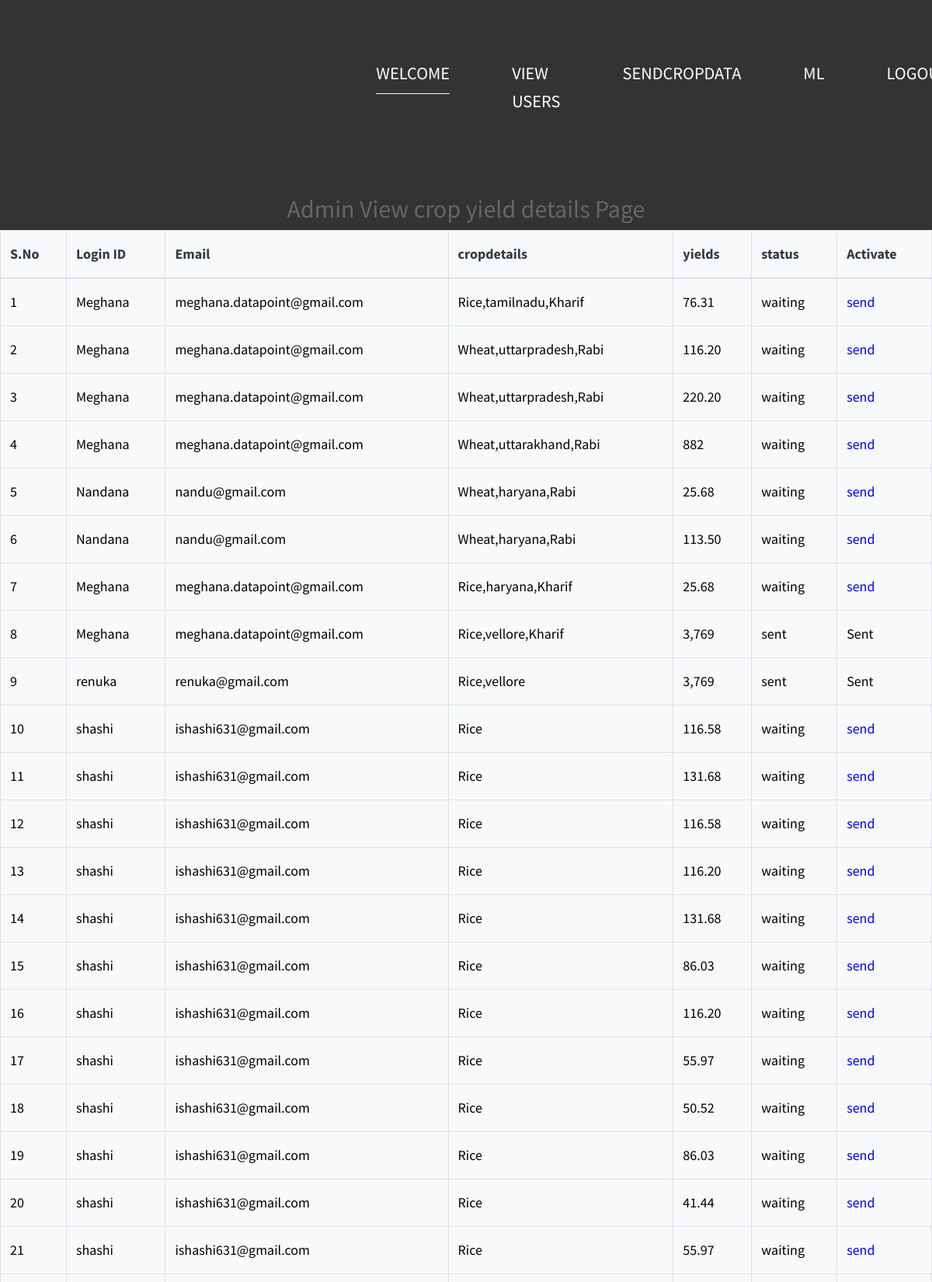
The app's page /Sendcropdata/ (upper part) with its own data.
### users/models.py (models this page shows, shortened)
class cropyieldanalysismodel(models.Model):
    loginid = models.CharField(max_length=100)
    email = models.EmailField()
    cropdetails = models.CharField(max_length=600)
    yields = models.CharField(max_length=250)
    status = models.CharField(max_length=600, default='waiting')
    name = models.CharField(max_length=600, default='notassigned')
    class Meta:
        db_table='cropyielddata'

### admins/views.py (the view)
# urls.py: path('Sendcropdata/', admins.Sendcropdata, name='Sendcropdata'),
def Sendcropdata(request):
    data = cropyieldanalysismodel.objects.all()
    return render(request,'admins/AdminViewcropdetails.html',{'data':data})

### assets/templates/admins/AdminViewcropdetails.html (shortened to what this page needs)
{% extends 'adminbase.html' %}
{% load static %}
{% block contents %}
<div class="tm-welcome-container text-center text-white">
                <div class="tm-welcome-container-inner">
                     <h2>Admin View crop yield details Page</h2>
                     <center>
 <table class="table table-bordered bg-light text-dark">
    <thead>
      <tr>
        <th>S.No</th>
        <th>Login ID</th>
        <th>Email</th>
        <th>cropdetails</th>
        <th>yields</th>
        <th>status</th>
        <th>Activate</th>
      </tr>
    </thead>
    <tbody>
    {% for i in data %}
                                            <tr style="color:black">
                                                <td>{{forloop.counter}}</td>
                                                <td>{{i.loginid}}</td>
                                                <td>{{i.email}}</td>
                                                <td>{{i.cropdetails}}</td>
                                                <td>{{i.yields}}</td>
                                                <td>{{i.status}}</td>
                                                {% if i.status == 'waiting' %}
                                                <td style="color:skyblue"><a href="/sendcrop?id={{i.id}}" style="color:blue" >send</a></td>
                                            {% else %}
                                                <td> Sent</td>
                                        {% endif %}
                                    </tr>
                                     {% endfor %}
    </tbody> </table></center>
                </div>
            </div>
        </div>
{% endblock %}

### assets/static/css/templatemo-video-catalog.css (style rules this page uses)
html { scroll-behavior: smooth; overflow-x: hidden; }
body { margin: 0; padding: 0; font-family: 'Source Sans Pro', sans-serif; font-size: 18px; line-height: 2em; overflow-x: hidden; }
a { transition: all 0.3s ease; color: #666; }
h2, p { color: #666666; }
.tm-welcome-container { position: relative !important; width: 100% !important; min-height: 100vh !important; display: flex !important; justify-content: flex-start !important; padding-top: 150px !important; padding-bottom: 50px !important; flex-direction: column !important; z-index: 999 !important; }
.tm-welcome-container-inner { margin-top: 100px; }

### records on screen
cropyieldanalysismodel: loginid "Meghana", email "meghana.datapoint@gmail.com", cropdetails "Rice,tamilnadu,Kharif", yields "76.31", status "waiting"
cropyieldanalysismodel: loginid "Meghana", email "meghana.datapoint@gmail.com", cropdetails "Wheat,uttarpradesh,Rabi", yields "116.20", status "waiting"
cropyieldanalysismodel: loginid "Meghana", email "meghana.datapoint@gmail.com", cropdetails "Wheat,uttarpradesh,Rabi", yields "220.20", status "waiting"
cropyieldanalysismodel: loginid "Meghana", email "meghana.datapoint@gmail.com", cropdetails "Wheat,uttarakhand,Rabi", yields "882", status "waiting"
cropyieldanalysismodel: loginid "Nandana", email "nandu@gmail.com", cropdetails "Wheat,haryana,Rabi", yields "25.68", status "waiting"
cropyieldanalysismodel: loginid "Nandana", email "nandu@gmail.com", cropdetails "Wheat,haryana,Rabi", yields "113.50", status "waiting"
cropyieldanalysismodel: loginid "Meghana", email "meghana.datapoint@gmail.com", cropdetails "Rice,haryana,Kharif", yields "25.68", status "waiting"
cropyieldanalysismodel: loginid "Meghana", email "meghana.datapoint@gmail.com", cropdetails "Rice,vellore,Kharif", yields "3,769", status "sent", shows "Sent"
cropyieldanalysismodel: loginid "renuka", email "renuka@gmail.com", cropdetails "Rice,vellore", yields "3,769", status "sent", shows "Sent"
cropyieldanalysismodel: loginid "shashi", email "ishashi631@gmail.com", cropdetails "Rice", yields "116.58", status "waiting"
cropyieldanalysismodel: loginid "shashi", email "ishashi631@gmail.com", cropdetails "Rice", yields "131.68", status "waiting"
cropyieldanalysismodel: loginid "shashi", email "ishashi631@gmail.com", cropdetails "Rice", yields "116.58", status "waiting"
cropyieldanalysismodel: loginid "shashi", email "ishashi631@gmail.com", cropdetails "Rice", yields "116.20", status "waiting"
cropyieldanalysismodel: loginid "shashi", email "ishashi631@gmail.com", cropdetails "Rice", yields "131.68", status "waiting"
cropyieldanalysismodel: loginid "shashi", email "ishashi631@gmail.com", cropdetails "Rice", yields "86.03", status "waiting"
cropyieldanalysismodel: loginid "shashi", email "ishashi631@gmail.com", cropdetails "Rice", yields "116.20", status "waiting"
cropyieldanalysismodel: loginid "shashi", email "ishashi631@gmail.com", cropdetails "Rice", yields "55.97", status "waiting"
cropyieldanalysismodel: loginid "shashi", email "ishashi631@gmail.com", cropdetails "Rice", yields "50.52", status "waiting"
cropyieldanalysismodel: loginid "shashi", email "ishashi631@gmail.com", cropdetails "Rice", yields "86.03", status "waiting"
cropyieldanalysismodel: loginid "shashi", email "ishashi631@gmail.com", cropdetails "Rice", yields "41.44", status "waiting"
cropyieldanalysismodel: loginid "shashi", email "ishashi631@gmail.com", cropdetails "Rice", yields "55.97", status "waiting"
